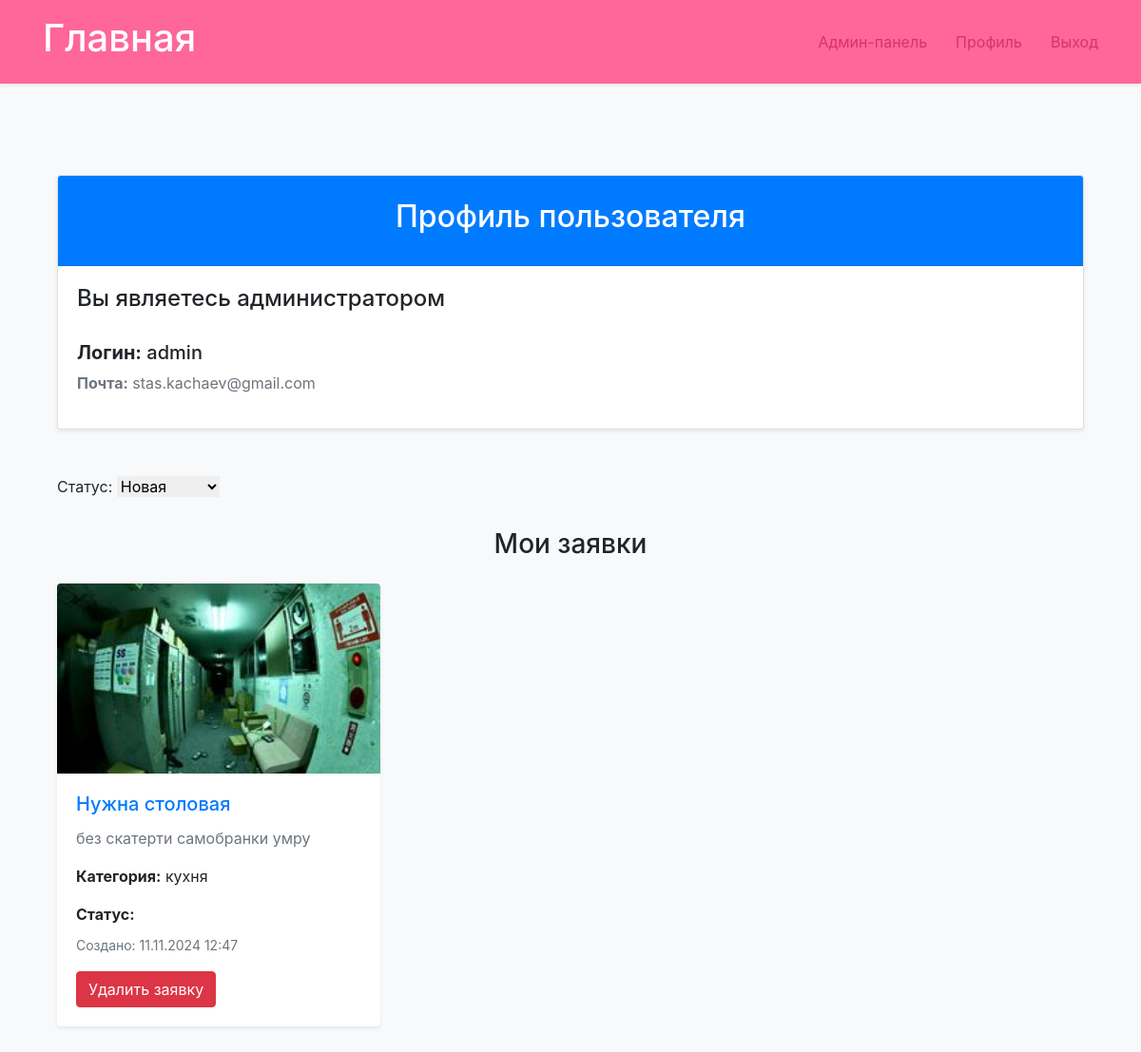
Before: /catalog/profile/ (signed in) with the older database file.
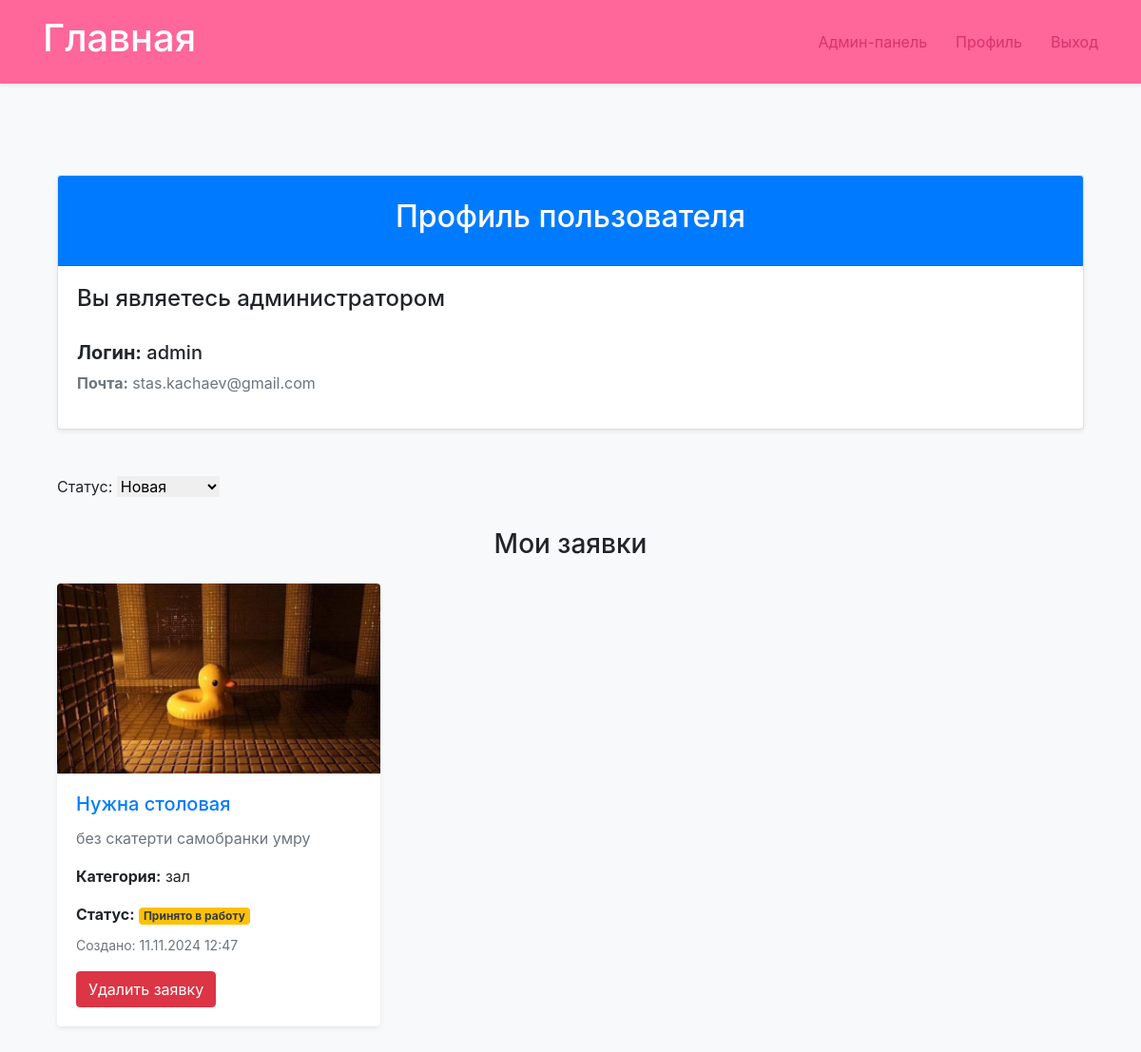
After: the same page with the newer database file.
### catalog/models.py (models this page shows, shortened)
class Application(models.Model):
    user = models.ForeignKey(
        settings.AUTH_USER_MODEL,
        on_delete=models.CASCADE,
        related_name='applications',
        verbose_name='Пользователь'
    )
    title = models.CharField(max_length=200, verbose_name='Напишите заголовок к заявке ')
    description = models.TextField(verbose_name='Напишите описание для заявки')
    category = models.ForeignKey(Category, on_delete=models.CASCADE, verbose_name='Выберите категорию заявки')
    image = models.FileField(
        upload_to='application',
        validators=[validate_image],
        verbose_name='Загрузите фото заявки'
    )
    LOAN_STATUS = (
        ('new', 'новая'),
        ('active','принято'),
        ('done','выполнено'),
    )
    status = models.CharField(max_length=20, choices=LOAN_STATUS,
                              default='new', verbose_name='статус заявки',
                              help_text='статус заявки')
    created_at = models.DateTimeField(auto_now_add=True, help_text='дата и время создания')
    def display_category(self):
        return self.category.name if self.category else "Без категории"
    display_category.short_description = 'Category'

class Category(models.Model):
    name = models.CharField(max_length=100, help_text='выберите категорию')

### catalog/views.py (the view)
# urls.py: path('profile/', views.Profile.as_view(), name='profile'),
class Profile(LoginRequiredMixin, generic.DetailView):
    model = User
    template_name = 'catalog/profile.html'
    context_object_name = 'profile_user'
    def get_object(self):
        return self.request.user
    def get_context_data(self, **kwargs):
        context = super().get_context_data(**kwargs)
        status_filter = self.request.GET.get('status', '')
        if status_filter:
            applications = Application.objects.filter(user = self.request.user, status = status_filter).order_by('-created_at')
        else:
            applications = Application.objects.filter(user = self.request.user).order_by('-created_at')
        context['applications'] = applications
        context['status_filter'] = status_filter
        return context

### catalog/templates/catalog/profile.html (shortened to what this page needs)
{% extends 'catalog/base_generic.html' %}
{% load static %}
{% block content %}
<div class="container my-5">
    <div class="card mb-5 shadow-sm">
        <div class="card-header bg-primary text-white text-center py-4">
            <h2>Профиль пользователя</h2>
        </div>
        <div class="card-body">
            <div class="row align-items-center">
                <div class="col-md-9">
                    {% if user.is_staff %}
                    <h4>Вы являетесь администратором</h4>
                    {% else %}
                    <h4>{{ user.last_name }} {{ user.first_name }} {{ user.patronymic }}</h4>
                    {% endif %}
                    <h5 style="margin-top: 30px"><b>Логин:</b> {{ user.username }}</h5>
                    <p class="text-muted"><b>Почта:</b> {{ user.email }}</p>
                </div>
            </div>
        </div>
    </div>
     <form method="get" class="mb-4">
        <label for="status" class="form-label">Статус:</label>
        <select id="status" name="status" class="form-select" onchange="this.form.submit()">
            <option value="new" {% if status_filter == "new" %}selected{% endif %}>Новая</option>
        </select>
    </form>
    <h3 class="text-center mb-4">Мои заявки</h3>
<div class="row row-cols-1 row-cols-md-2 row-cols-lg-3 g-4">
    {% for application in applications %}
    <div class="col">
        <div class="application card h-100 shadow-sm border-0">
            <img src="{{ application.image.url }}" class="card-img-top rounded-top" alt="{{ application.title }}" style="height: 200px; object-fit: cover;">
            <div class="card-body d-flex flex-column">
                <h5 class="card-title text-primary">
                    <a href="{% url 'catalog:application_detail' application.pk %}" class="text-decoration-none">{{ application.title }}</a>
                </h5>
                <p class="card-text text-muted">{{ application.description }}</p>
                <p class="card-text"><strong>Категория:</strong> {{ application.display_category }}</p>
                <div class="mt-auto">
                    <p class="mb-2">
                        <strong>Статус:</strong>
                        {% if application.status == 'new' %}
                            <span class="badge bg-primary text-white">Новая</span>
                        {% elif application.status == 'active' %}
                            <span class="badge bg-warning text-dark">Принято в работу</span>
                        {% elif application.status == 'done' %}
                            <span class="badge bg-success">Выполнено</span>
                        {% endif %}
                    </p>
                    <p class="card-text"><small class="text-muted">Создано: {{ application.created_at|date:"d.m.Y H:i" }}</small></p>
                    <form action="{% url 'catalog:delete_application' application.id %}" method="post">
                        <button type="submit" class="btn btn-danger" onclick="return confirm('Вы уверены, что хотите удалить заявку?');">
                            Удалить заявку
                        </button>
                    </form>
                </div>
            </div>
        </div>
    </div>
    {% empty %}
    <div class="col-12">
        <p class="text-center">У вас пока нет заявок.</p>
    </div>
    {% endfor %}
</div>
</div>
{% endblock %}

Changed rows visible on the page:
changed Application "Нужна столовая": image: a different picture; display_category "кухня" → "зал"; now shows "Принято в работу"
